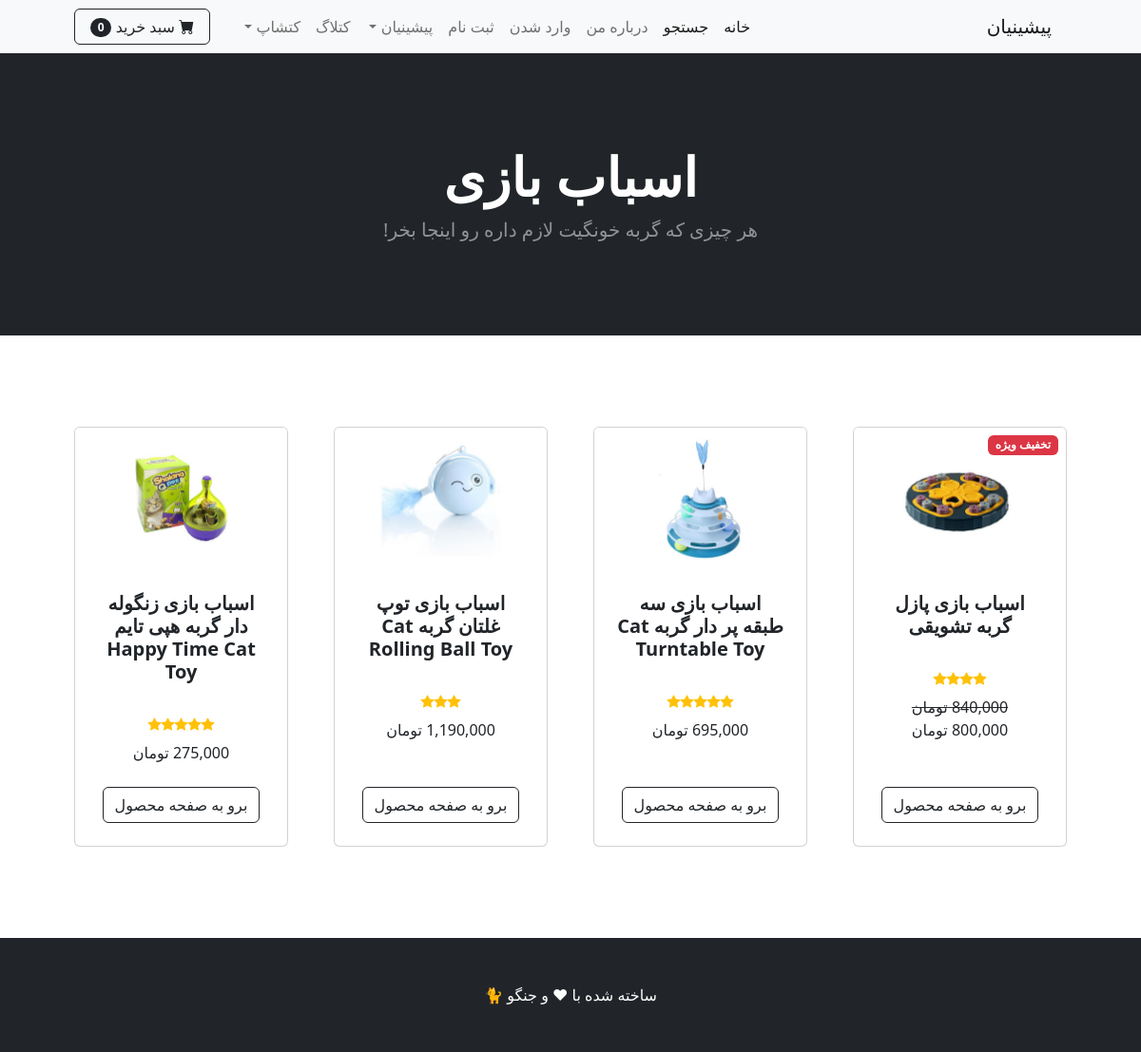
The page /catshop/category/اسباب بازی on the database its author committed.
### catshop/models.py (models this page shows, shortened)
class Category(models.Model):
    name = models.CharField(max_length=30)
    description = models.CharField(max_length=500, default='', blank=True, null=True)
    def __str__(self) :
        return self.name

class Product(models.Model):
    name = models.CharField(max_length=100)
    description = models.CharField(max_length=500, default='', blank=True, null=True)
    price = models.DecimalField(default=0, decimal_places=0, max_digits=12)
    category = models.ForeignKey(Category, on_delete=models.CASCADE, default=1)
    picture = models.ImageField(upload_to='upload/product/')
    star = models.IntegerField(default=0, validators=[MaxValueValidator(5),MinValueValidator(0)])
    stock = models.PositiveIntegerField(default=0)  # اضافه کردن فیلد موجودی
    is_sale = models.BooleanField(default=False)
    sale_price = models.DecimalField(default=0, decimal_places=0, max_digits=12)

### catshop/views.py (the view)
# urls.py: path('category/<str:cat>', views.category, name='category'),
def category(request,cat):
    cat = cat.replace("-"," ")
    try:
        category = Category.objects.get(name=cat)
        products = Product.objects.filter(category=category)
        return render(request , 'catshop_category.html',{'products':products,'category':category})
    except:
        messages.success(request,("دسته بندی وجود ندارد"))
        return redirect("catshop_home")

### cart/cart.py (called while the page is built)
    def __len__(self):
        return sum(item['product_count'] for item in self.cart.values())

### cart/context_processors.py (called while the page is built)
def cart(request):
    return {'cart':Cart(request)}

### catlog/context_processors.py (called while the page is built)
def recent_posts(request):
    recent_posts = Post.objects.order_by('-date')[:4]
    return {'recent_posts':recent_posts}

### catshop/templates/catshop_category.html
{% extends 'base.html' %}
{% load static %}
{% load humanize %}
{% block content %}
    <body dir="rtl">
        <header class="text-bg-dark p-5">
            <div class="container px-4 px-lg-5 my-5">
                <div class="text-center text-white">
                    <h1 class="display-4 fw-bolder"> {{ category }}  </h1>
                    <p class="lead fw-normal text-white-50 mb-0"> هر چیزی که گربه خونگیت لازم داره رو اینجا بخر!  </p>
                </div>
            </div>
        </header>
        <section class="py-5">
            <div class="container px-4 px-lg-5 mt-5">
                <div class="row gx-4 gx-lg-5 row-cols-2 row-cols-md-3 row-cols-xl-4 justify-content-center">
                    {% for item in products %}
                    {% if item.is_sale %}
                    <div class="col mb-5">
                        <div class="card h-100">
                            <div class="badge bg-danger text-white position-absolute" style="top: 0.5rem; right: 0.5rem">تخفیف ویژه</div>
                            <img class="card-img-top" src="{{ item.picture.url }}" alt="..." />
                            <div class="card-body p-4">
                                <div class="text-center">
                                    <h5 class="fw-bolder">{{ item.name }}</h5><br>
                                    <div class="d-flex justify-content-center small text-warning mb-2">
                                        {% with ''|center:item.star as range %}
                                        {% for _ in range %}
                                        <div class="bi-star-fill"></div>
                                        {% endfor %}
                                        {% endwith %}
                                    </div>
                                    <strike>{{ item.price | intcomma }} تومان<br></strike>
                                    {{ item.sale_price | intcomma }} تومان
                                </div>
                            </div>
                            <div class="card-footer p-4 pt-0 border-top-0 bg-transparent">
                                <div class="text-center"><a class="btn btn-outline-dark mt-auto" href="{% url 'product' item.id %}">برو به صفحه محصول</a></div>
                            </div>
                        </div>
                    </div>
                    {% else %}
                    <div class="col mb-5">
                        <div class="card h-100">
                            <img class="card-img-top" src="{{ item.picture.url }}" alt="..." />
                            <div class="card-body p-4">
                                <div class="text-center">
                                    <h5 class="fw-bolder">{{ item.name }}</h5><br>
                                    <div class="d-flex justify-content-center small text-warning mb-2">
                                        {% with ''|center:item.star as range %}
                                        {% for _ in range %}
                                        <div class="bi-star-fill"></div>
                                        {% endfor %}
                                        {% endwith %}
                                    </div>
                                    {{ item.price | intcomma }} تومان
                                </div>
                            </div>
                            <div class="card-footer p-4 pt-0 border-top-0 bg-transparent">
                                <div class="text-center"><a class="btn btn-outline-dark mt-auto" href="{% url 'product' item.id %}">برو به صفحه محصول</a></div>
                            </div>
                        </div>
                    </div>
                    {% endif %}
                    {% endfor %}
                </div>
            </div>
        </section>
</html>
{% endblock %}

### rows shown on the page
Category: name "اسباب بازی"
Product: picture (picture), name "اسباب بازی پازل گربه تشویقی", is_sale True (drawn), price "840,000", sale_price "800,000"
Product: picture (picture), name "اسباب بازی سه طبقه پر دار گربه Cat Turntable Toy", is_sale False (drawn), price "695,000"
Product: picture (picture), name "اسباب بازی توپ غلتان گربه Cat Rolling Ball Toy", is_sale False (drawn)
Product: picture (picture), name "اسباب بازی زنگوله دار گربه هپی تایم Happy Time Cat Toy", is_sale False (drawn), price "275,000"

### other values the page prints
{{ cart|length }} "0"
